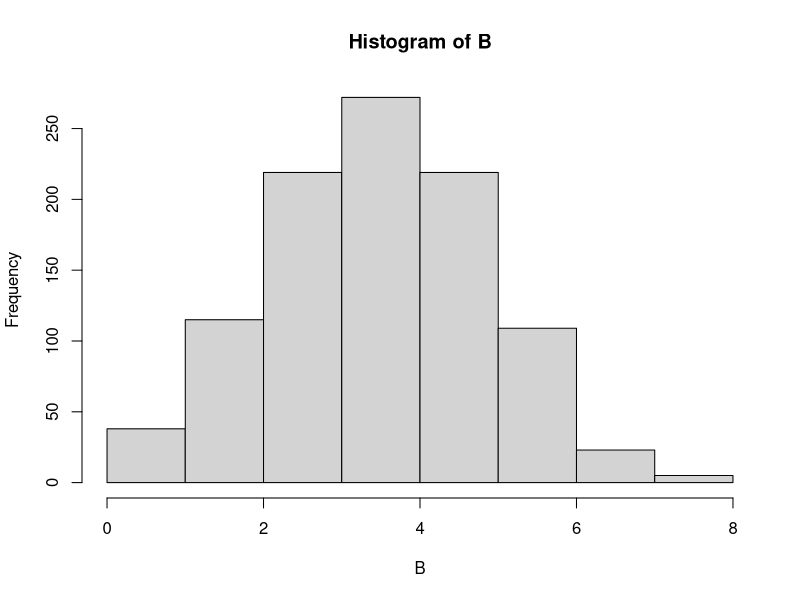

This figure's R source: (Note: this script raises an error after producing the figure.)
A=rnorm(5000000,0,1)
B=rbinom(1000,8,0.5)
hist(B,xlim=c(0,8))


X=seq(c(-3:3))
y=dnorm(x)


     
plot(dnorm, -5, 5,
     col="#cc0000",
     lwd= 5,
     main= "Standard Normal Distribution",
     ylim=c(0,1),
     xlab= "z-scores",
     ylab="Density")
